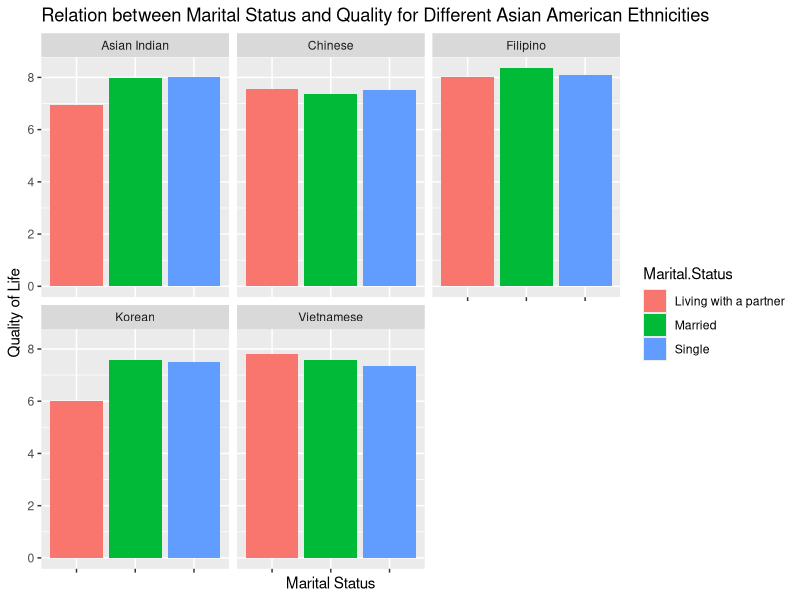
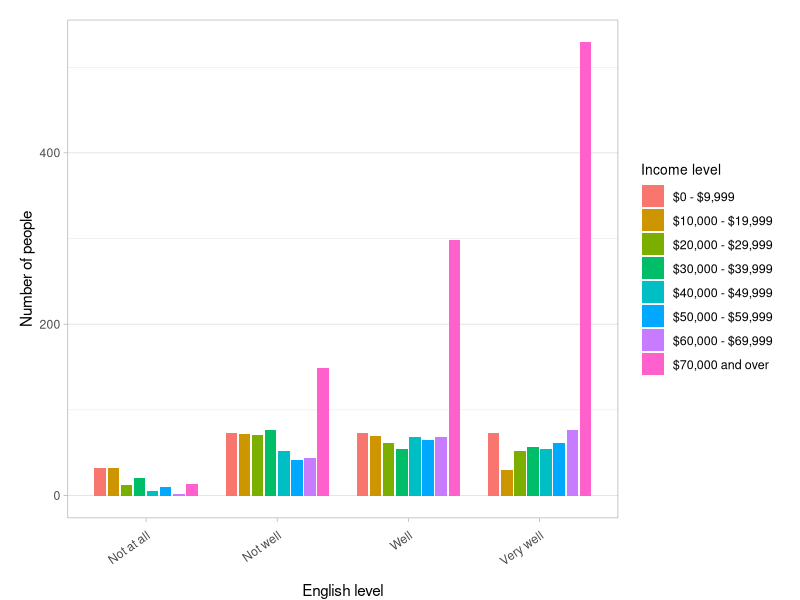

Here is the R script that generated these plots, in order:
## ---- chunk 1
# Import the dataset into R environment.
library(ggplot2)
library(dplyr)
library(tidyverse)
library(readr)
Final_Report_of_the_Asian_American_Quality_of_Life_AAQoL_ <- read_csv("Final_Report_of_the_Asian_American_Quality_of_Life__AAQoL_.csv")

# Load the dataset into a data frame named 'AAQoL'
AAQoL <- data.frame(Final_Report_of_the_Asian_American_Quality_of_Life_AAQoL_)

# Filter out rows with missing values in specific variables
# We retain only rows where 'Quality.of.Life', 'Marital.Status', and 'Ethnicity' are not missing (NA)
Filtered_AAQoL <- AAQoL %>%
  filter(!is.na(Quality.of.Life) & !is.na(Marital.Status) & !is.na(Ethnicity)) %>%
  filter(Marital.Status!= 'Other' & Ethnicity!= 'Other')

# Create a bar plot using 'ggplot2'
# - 'x' axis represents 'Marital.Status'
# - 'fill' the bars based on 'Marital.Status'
# - Use 'Quality.of.Life' for the 'y' values
# - Calculate the mean of 'Quality.of.Life' for each category of 'Marital.Status'
# - 'position = "dodge"' places bars side by side
# - 'na.rm = TRUE' removes NA values from the calculations
# - 'facet_wrap(~Ethnicity)' creates separate plots for each 'Ethnicity'
# - Customize the appearance: Hide x-axis text
Filtered_AAQoL %>% 
  ggplot(aes(x = Marital.Status, fill = Marital.Status)) +
  geom_bar(aes(y = Quality.of.Life), stat = "summary", fun = mean, position = "dodge", na.rm = TRUE) +
  facet_wrap(~Ethnicity) +
  theme(axis.text.x = element_blank()) +
  labs(x = 'Marital Status',
       y = 'Quality of Life',
       title = 'Relation between Marital Status and Quality for Different Asian American Ethnicities')
## ---- chunk 2

# Select the "Income" and "English.Speaking" columns, remove rows with missing values, and group by both columns
IncomeBasedOnEnglish <- AAQoL %>% 
  select(Income, English.Speaking) %>% 
  na.omit() %>% 
  group_by(Income, English.Speaking)

# Define the levels for the "English.Speaking" factor
english_levels <- c("Not at all", "Not well", "Well", "Very well")

# Create another dataset by swapping the order of columns and reordering "English.Speaking" as a factor
IncomeBasedOnEnglish01 <- AAQoL %>% 
  select(English.Speaking, Income) %>% 
  na.omit() %>% 
  group_by(English.Speaking, Income) %>% 
  mutate(English.Speaking = factor(English.Speaking, levels = english_levels)) %>% 
  summarize(n = n())  

# Create a bar plot using ggplot
ggplot(IncomeBasedOnEnglish01, aes(x = English.Speaking, y = n)) +
  geom_bar(stat = "identity", 
           width = 0.7, 
           position = position_dodge(width = 0.8),
           aes(fill = factor(Income))) +
  
  # Customize the legend and axis labels
  scale_fill_discrete(name = "Income level") +
  scale_alpha_discrete(name = "Account", range = c(1, 0.5)) + 
  xlab("English level") +
  ylab("Number of people") + 
  
  # Customize the plot appearance
  theme_light() +
  theme(axis.text.x = element_text(angle = 35, hjust = 1, vjust = 1, margin = margin(0.2, 0, 0.3, 0, "cm")), 
        plot.title = element_text(hjust = 0.5),
        plot.margin = margin(0.5, 0.5, 0, 0.5, "cm"),      
        panel.grid.major.x = element_blank(),
        legend.title = element_text(size = 10),
        legend.text = element_text(size = 9))
